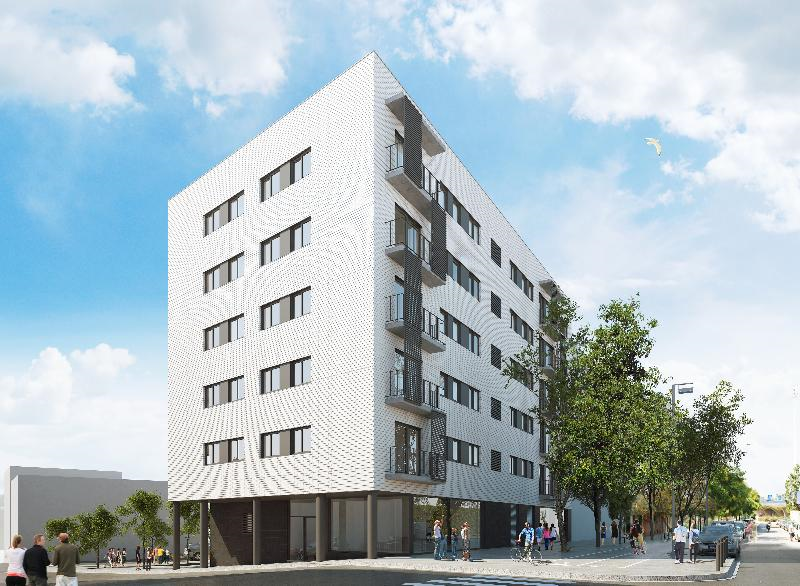
#> input picture foto.png, 800 x 586 px, given in place of eet.jpg, which was not available
$ jupyter execute lab0a.ipynb
#> lines starting #> are read from the running program, lines starting #| are printed output that depends on the picture; after the words box and inside, x2 and y2 are one past the last pixel; in counts of white or black regions, pixels touching at a corner belong together; pictures that were not available may be replaced by others from this repository, and a replacement may not be noted
[cell 1]
from google.colab import files

uploaded = files.upload()
#> the answer given: foto.png

for fn in uploaded.keys():
  print('User uploaded file "{name}" with length {length} bytes'.format(
      name=fn, length=len(uploaded[fn])))

[cell 2]
import matplotlib.pyplot as plt
import matplotlib.image as mpimg
import numpy as np

[cell 3]
img = mpimg.imread('eet.jpg')
#> img is the input picture: shape (586, 800, 4) float32; mean R, G, B, A 0.672, 0.728, 0.753, 1
print(img)
#> (printed output is left out)

[cell 4]
imgplot = plt.imshow(img)

[cell 5]
import numpy as np
import cv2
from matplotlib import pyplot as plt

img = cv2.imread('eet3.jpeg')
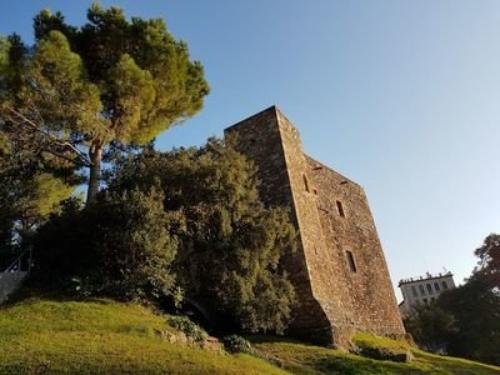
#> input picture Fotos/test/images/adafuefbzj.jpg, 500 x 375 px, given in place of eet3.jpeg, which was not available
#> img is the input picture: shape (375, 500, 3); mean B, G, R 98.1, 107.7, 106.1
gray = cv2.cvtColor(img,cv2.COLOR_BGR2GRAY)
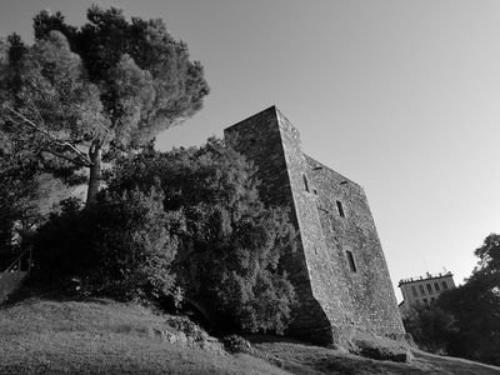
#> gray: shape (375, 500); min 0, max 255, mean 106.1

corners = cv2.goodFeaturesToTrack(gray,100,0.01,10)
#> corners = 100 rows, first 8: [398, 286], [421, 278], [451, 275], [485, 244], [440, 275], [337, 201], [480, 260], [472, 274]
corners = np.int0(corners)

for i in corners:
    x,y = i.ravel()
    cv2.circle(img,(x,y),3,255,-1)
#> this loop made 100 passes
#> (x, y) on passes 1 to 12: (398, 286), (421, 278), (451, 275), (485, 244), (440, 275), (337, 201), (480, 260), (472, 274), (411, 279), (77, 288), (457, 285), (274, 106)
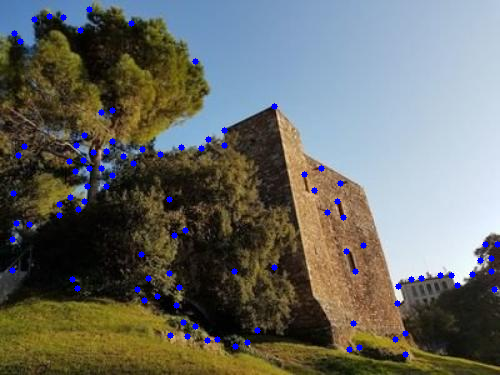
#> img: shape (375, 500, 3); 1.55% of pixels changed, all inside (x1, y1, x2, y2) = (9, 6, 500, 358)

plt.imshow(img),plt.show()

[cell 6]
import numpy as np
import cv2 as cv
from matplotlib import pyplot as plt

im1 = cv.imread('eet.jpg',0)
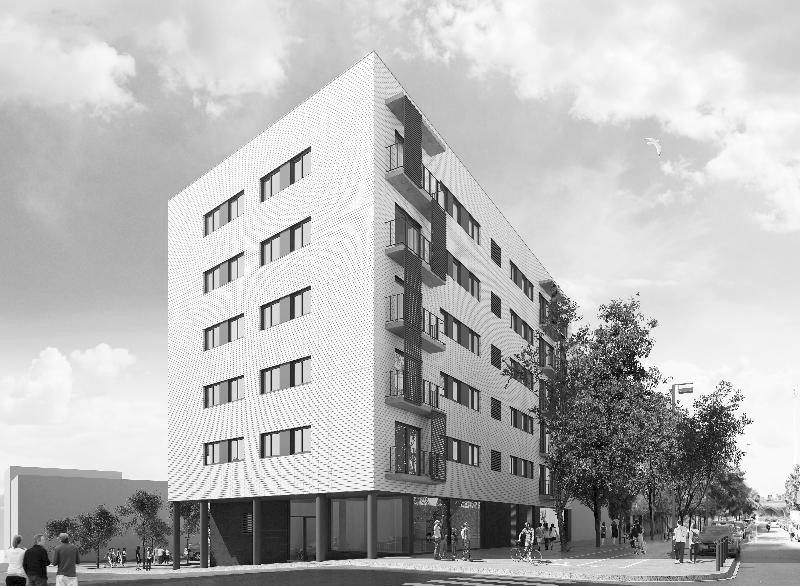
#> im1: shape (586, 800); min 0, max 255, mean 182.9
im2 = cv.imread('eet3.jpeg',0)
#> im2: shape (375, 500); min 0, max 255, mean 106.1
# Initiate STAR detector
orb = cv.ORB_create()

# find the keypoints with ORB
kp1, des1 = orb.detectAndCompute(im1,None)
#> kp1 = 500 keypoints; strongest (x, y, size): (304, 429, 31), (299, 430, 31), (298, 431, 37.2), (241, 439, 31)
kp2, des2 = orb.detectAndCompute(im2,None)
#> kp2 = 500 keypoints; strongest (x, y, size): (457, 285, 31), (457, 284, 37.2), (450, 274, 37.2), (399, 286, 31)

# draw only keypoints location,not size and orientation
img1 = cv.drawKeypoints(im1,kp1, color=(0,255,0), flags=0, outImage=np.array([]))
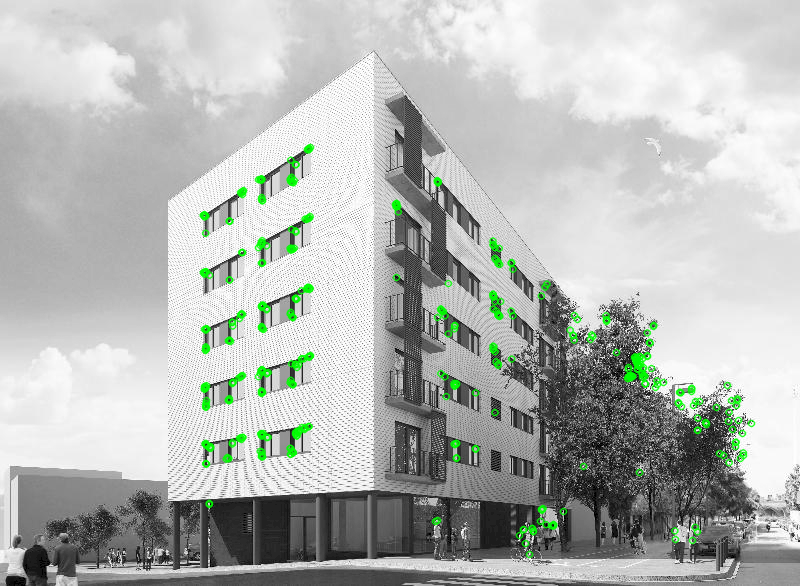
#> img1: shape (586, 800, 3); mean of channels 0, 1, 2 180.9, 184.6, 180.9; drawn as B, G, R
img2 = cv.drawKeypoints(im2,kp2, color=(0,255,0), flags=0, outImage=np.array([]))
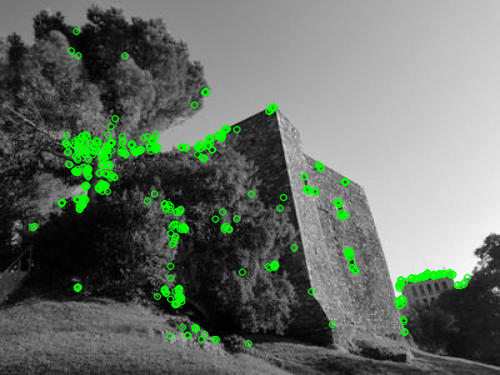
#> img2: shape (375, 500, 3); mean of channels 0, 1, 2 103.1, 111.4, 103.1; drawn as B, G, R
plt.imshow(img1),plt.show()
plt.imshow(img2),plt.show()

[cell 7]
# create BFMatcher object
bf = cv.BFMatcher(cv.NORM_HAMMING, crossCheck=True)
# Match descriptors.
matches = bf.match(des1,des2)
#> matches = 119 matches
# Sort them in the order of their distance.
matches = sorted(matches, key = lambda x:x.distance)
# Draw first 10 matches.
img3 = cv.drawMatches(img1,kp1,img2,kp2,matches[:10],None)
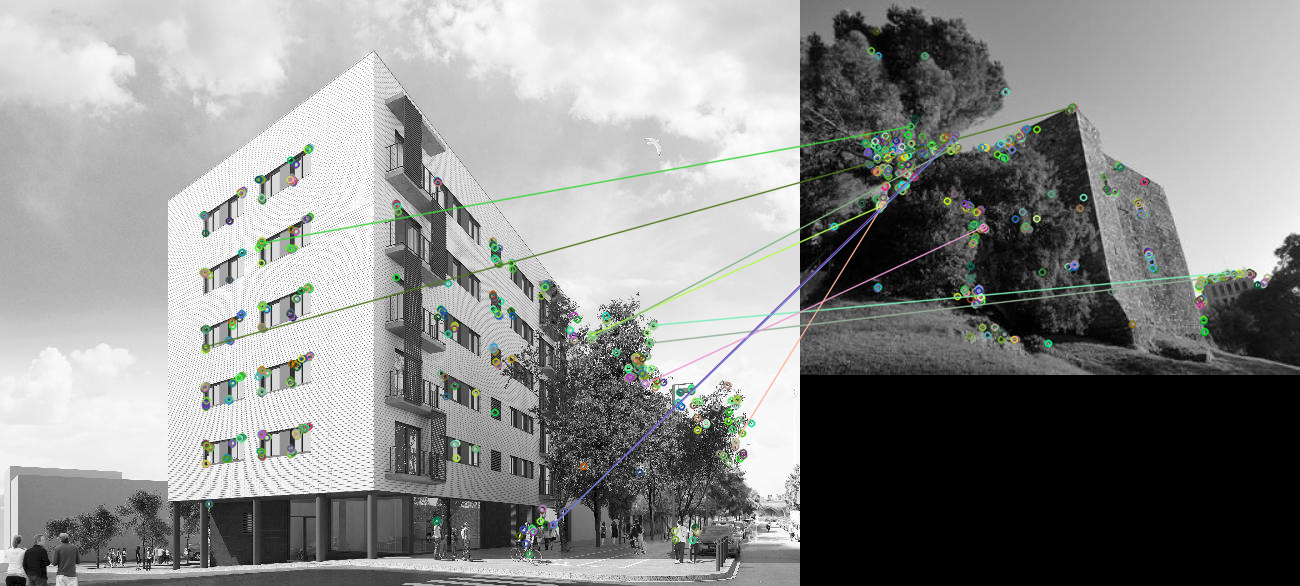
#> img3: shape (586, 1300, 3); mean of channels 0, 1, 2 138.4, 139.5, 138.4; drawn as B, G, R
plt.imshow(img3),plt.show()
